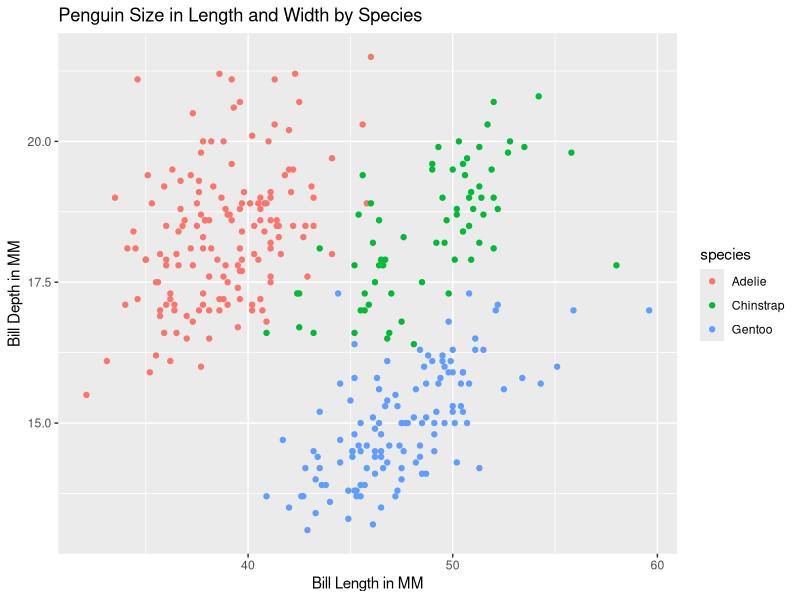
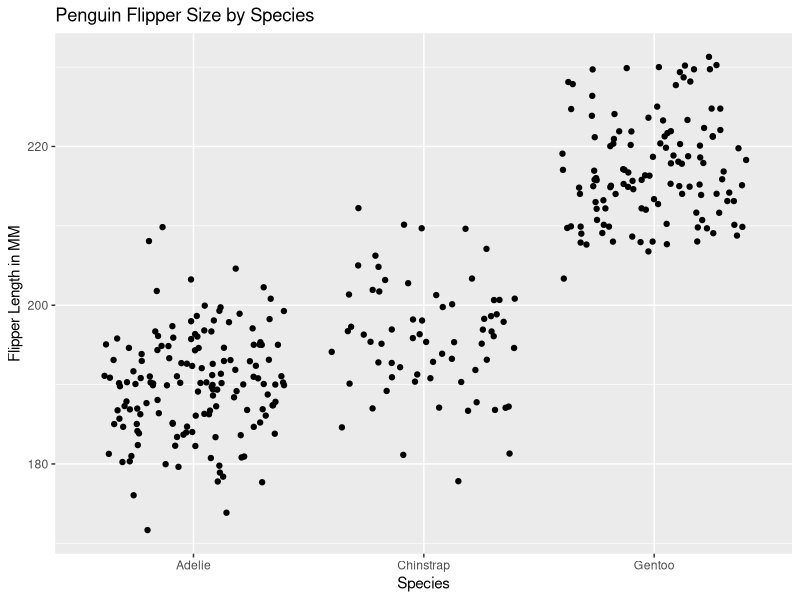

Here is the R script that generated these plots, in order:
## ---- chunk 1
library(tidyverse)
library(palmerpenguins)
## ---- chunk 2
    fx = expression( x ^ 2)
    x = 3
    D = D(fx, 'x')
    eval(D)
## ---- chunk 3
    ax = expression(2 * (3 * a + 2) ^ 4 - 5)
    a = 1.2
    dax = D(ax, 'a')
    eval(dax)
## ---- chunk 4
    ggplot(data = penguins, aes(x = penguins$bill_length_mm, y = penguins$bill_depth_mm, color = species)) + geom_point() + labs(x = "Bill Length in MM", y = "Bill Depth in MM", title = "Penguin Size in Length and Width by Species")
## ---- chunk 5
ggplot(data = penguins, aes(x = penguins$species, y = penguins$flipper_length_mm)) + geom_jitter() + labs(x = "Species", y = "Flipper Length in MM", title = "Penguin Flipper Size by Species")
